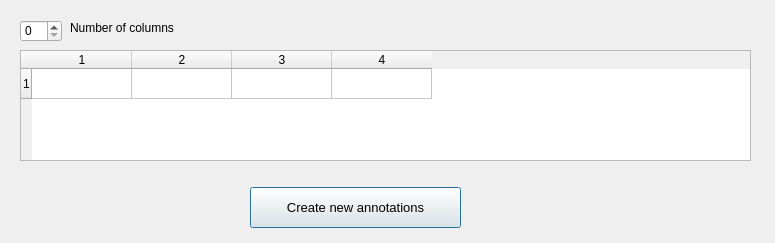
<?xml version="1.0" encoding="UTF-8"?>
<ui version="4.0">
 <class>createNewAnnotationsDialog</class>
 <widget class="QDialog" name="createNewAnnotationsDialog">
  <property name="geometry">
   <rect>
    <x>0</x>
    <y>0</y>
    <width>775</width>
    <height>243</height>
   </rect>
  </property>
  <property name="windowTitle">
   <string>Create new annotations</string>
  </property>
  <widget class="QTableWidget" name="tableWidget">
   <property name="geometry">
    <rect>
     <x>20</x>
     <y>50</y>
     <width>731</width>
     <height>111</height>
    </rect>
   </property>
   <property name="rowCount">
    <number>1</number>
   </property>
   <property name="columnCount">
    <number>4</number>
   </property>
   <row/>
   <column/>
   <column/>
   <column/>
   <column/>
  </widget>
  <widget class="QSpinBox" name="columnsSpinBox">
   <property name="geometry">
    <rect>
     <x>20</x>
     <y>20</y>
     <width>42</width>
     <height>22</height>
    </rect>
   </property>
  </widget>
  <widget class="QPushButton" name="createNewAnnotationsButton">
   <property name="geometry">
    <rect>
     <x>250</x>
     <y>187</y>
     <width>211</width>
     <height>41</height>
    </rect>
   </property>
   <property name="font">
    <font>
     <pointsize>10</pointsize>
    </font>
   </property>
   <property name="text">
    <string>Create new annotations</string>
   </property>
  </widget>
  <widget class="QLabel" name="numberColumnsLabel">
   <property name="geometry">
    <rect>
     <x>70</x>
     <y>20</y>
     <width>131</width>
     <height>16</height>
    </rect>
   </property>
   <property name="text">
    <string>Number of columns</string>
   </property>
  </widget>
 </widget>
 <resources/>
 <connections>
  <connection>
   <sender>columnsSpinBox</sender>
   <signal>valueChanged(int)</signal>
   <receiver>tableWidget</receiver>
   <slot>insertColumn(int)</slot>
   <hints>
    <hint type="sourcelabel">
     <x>171</x>
     <y>54</y>
    </hint>
    <hint type="destinationlabel">
     <x>228</x>
     <y>115</y>
    </hint>
   </hints>
  </connection>
 </connections>
</ui>
